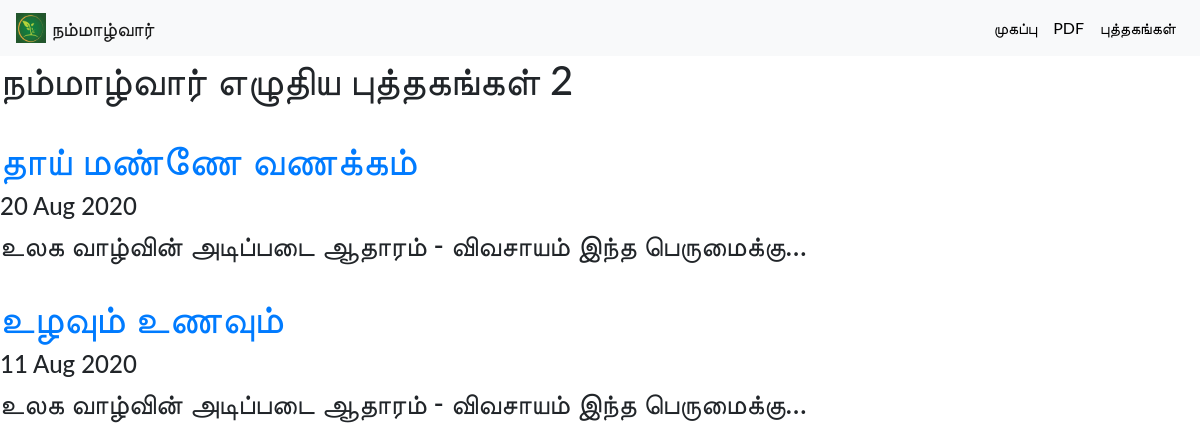
Screenshot of /blog/ with the database file from the repository.
### blog/models.py (models this page shows, shortened)
class Blog_project(models.Model):
    Title=models.CharField(max_length=200)
    Description=models.CharField(max_length=400)
    Date=models.DateField()

### blog/views.py (the view)
# urls.py: path('', views.all_blogs,name='blog_all'),
def all_blogs(request):
    blogs=Blog_project.objects.order_by('-Date')
    return render(request,'blog/blog.html',{'blogs':blogs})

### blog/templates/blog/blog.html
{% extends 'portfolio/base.html' %}
{% block content %}
<h1>நம்மாழ்வார் எழுதிய புத்தகங்கள்  {{ blogs.count }} </h1>
<br>
{% for blog in blogs %}
<h2><a href="{% url 'blog:detail' blog.id %}"><h1>{{ blog.Title }}</h1></a></h2>
<h4>{{ blog.Date|date:'d M Y' }}</h4>
<h3>{{ blog.Description|safe|truncatechars:50 }}</h3>
<br>
{% endfor %}
{% endblock %}

### portfolio/templates/portfolio/base.html (shortened to what this page needs)
{% load static %}
<!doctype html>
<html lang="en">
    <link rel="stylesheet" href="https://stackpath.bootstrapcdn.com/bootstrap/4.5.2/css/bootstrap.min.css">
    <link rel="stylesheet"  href="{% static 'portfolio/base.css' %}">
  </head>
  <body>
<nav class="navbar navbar-expand-lg navbar-light bg-light">
  <a class="navbar-brand" href="#"><img src="{% static "portfolio/icon.png" %}" width="30" height="30" class="d-inline-block align-top">
        <span>நம்மாழ்வார் </span></a>
  <div class="collapse navbar-collapse text-center" id="navbarNav">
    <ul class="navbar-nav ml-auto">
      <li class="nav-item">
        <a role="button" class="nav-link" href="{% url 'Home' %}" >முகப்பு <span class="sr-only">(current)</span></a>
      </li>
      <li class="nav-item">
        <a role="button" class="nav-link" href="{% static 'portfolio/b.pdf' %}" target=_blank>PDF</a>
      </li>
      <li class="nav-item">
        <a role="button" class="nav-link" href="{%url 'blog:blog_all'%}">புத்தகங்கள் </a>
      </li>
  </div>
</nav>
{% block content %} {% endblock %}
  </body>
</html>

### portfolio/static/portfolio/base.css (style rules this page uses)
.navbar-nav .nav-link { color: rgba(0,0,0,1) !important; }
body { font-family: 'Lato', sans-serif; }

### rows the page displays
Blog_project: Title "தாய் மண்ணே வணக்கம்", Date "20 Aug 2020", Description "உலக வாழ்வின் அடிப்படை ஆதாரம் - விவசாயம் இந்த பெருமைக்கு…"
Blog_project: Title "உழவும் உணவும்", Date "11 Aug 2020", Description "உலக வாழ்வின் அடிப்படை ஆதாரம் - விவசாயம் இந்த பெருமைக்கு…"

### other values shown
{{ blogs.count }} "2"
